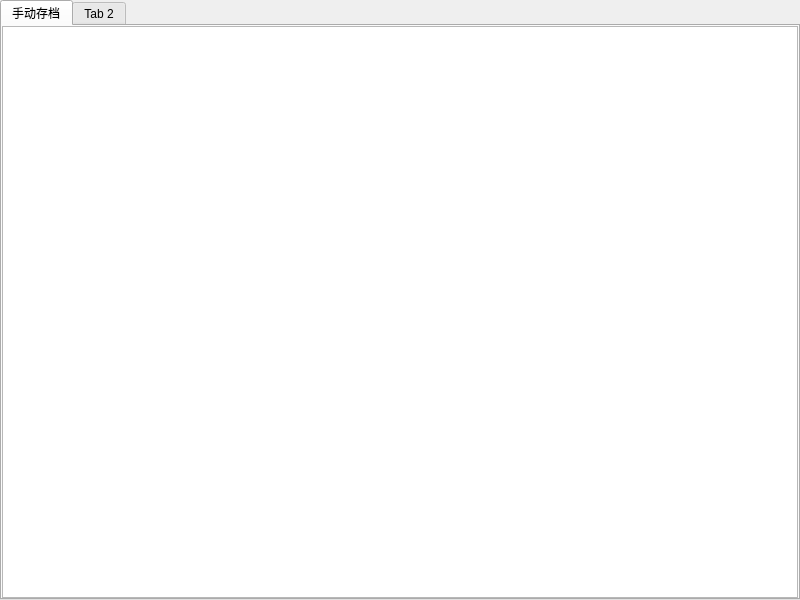
<?xml version="1.0" encoding="UTF-8"?>
<ui version="4.0">
 <class>Load</class>
 <widget class="QWidget" name="Load">
  <property name="geometry">
   <rect>
    <x>0</x>
    <y>0</y>
    <width>800</width>
    <height>600</height>
   </rect>
  </property>
  <property name="windowTitle">
   <string>Form</string>
  </property>
  <layout class="QVBoxLayout" name="verticalLayout">
   <property name="spacing">
    <number>0</number>
   </property>
   <property name="leftMargin">
    <number>0</number>
   </property>
   <property name="topMargin">
    <number>0</number>
   </property>
   <property name="rightMargin">
    <number>0</number>
   </property>
   <property name="bottomMargin">
    <number>0</number>
   </property>
   <item>
    <widget class="QTabWidget" name="tabWidget">
     <property name="currentIndex">
      <number>0</number>
     </property>
     <widget class="QWidget" name="tab">
      <attribute name="title">
       <string>手动存档</string>
      </attribute>
      <layout class="QVBoxLayout" name="verticalLayout_2">
       <property name="spacing">
        <number>0</number>
       </property>
       <property name="leftMargin">
        <number>0</number>
       </property>
       <property name="topMargin">
        <number>0</number>
       </property>
       <property name="rightMargin">
        <number>0</number>
       </property>
       <property name="bottomMargin">
        <number>0</number>
       </property>
       <item>
        <widget class="QListWidget" name="listWidget"/>
       </item>
      </layout>
     </widget>
     <widget class="QWidget" name="tab_2">
      <attribute name="title">
       <string>Tab 2</string>
      </attribute>
     </widget>
    </widget>
   </item>
  </layout>
 </widget>
 <resources/>
 <connections/>
</ui>
